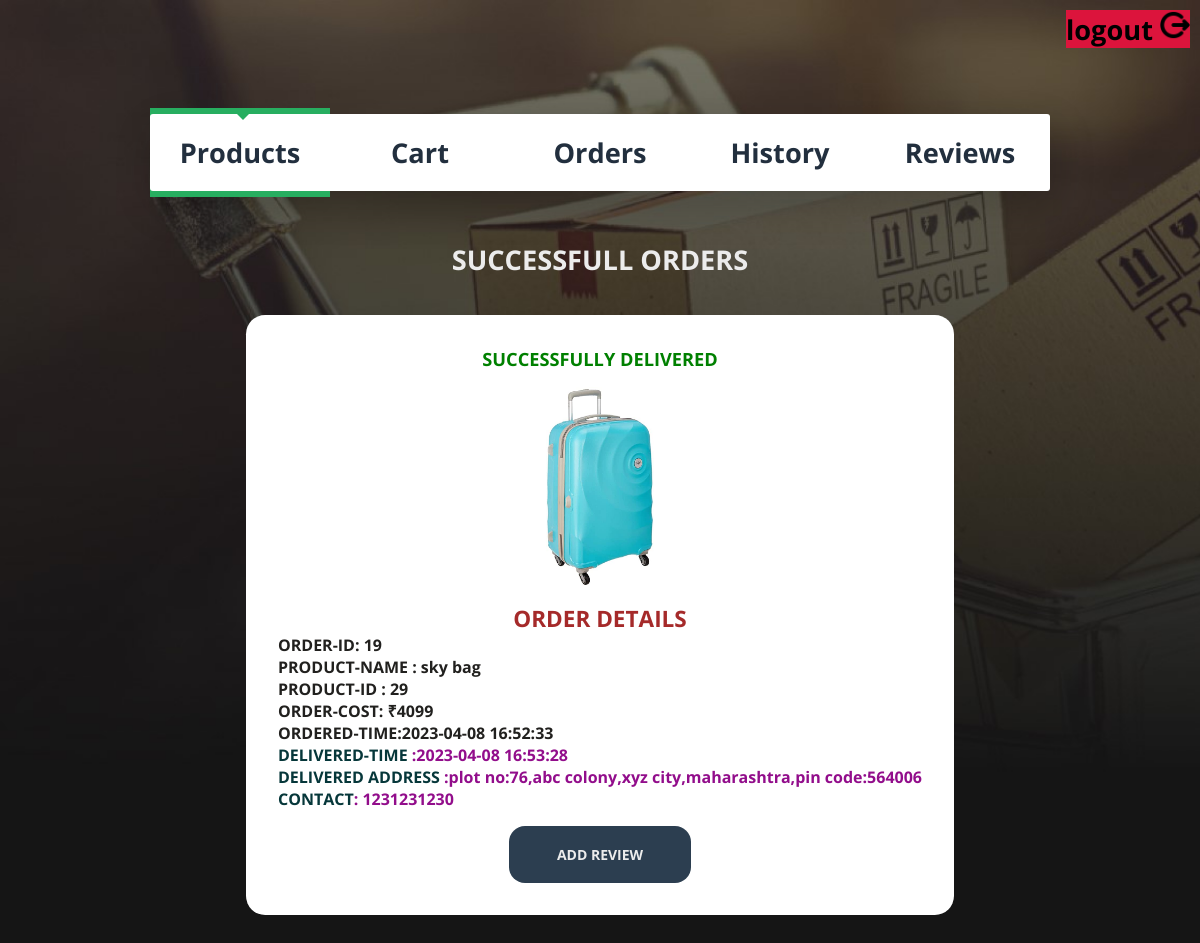
The app's page /project/client/view_delivered_orders.php (signed in) with its own data.
### tables this page shows
CREATE TABLE `delivered_orders` (
  `orderid` int(11) NOT NULL,
  `clientid` int(11) NOT NULL,
  `proid` int(11) NOT NULL,
  `delivered_date` timestamp NOT NULL DEFAULT current_timestamp(),
  `ordered_date` timestamp NOT NULL DEFAULT current_timestamp()
);

CREATE TABLE `product` (
  `proid` int(11) NOT NULL,
  `name` varchar(80) NOT NULL,
  `price` float NOT NULL,
  `details` text NOT NULL,
  `imgpath` varchar(200) NOT NULL,
  `created_date` timestamp NOT NULL DEFAULT current_timestamp(),
  `userid` int(50) NOT NULL
);

CREATE TABLE `client` (
  `userid` int(11) NOT NULL,
  `username` varchar(100) NOT NULL,
  `password` varchar(100) NOT NULL,
  `created_date` timestamp NOT NULL DEFAULT current_timestamp() ON UPDATE current_timestamp(),
  `adr` text NOT NULL,
  `phn` varchar(20) NOT NULL
);

### project/client/view_delivered_orders.php (the view, shortened to what this page needs)
<!DOCTYPE html><html lang="en">
<head>
<link rel="stylesheet" type="text/css" href="style_products.css">
<link rel="stylesheet" href="https://cdn.jsdelivr.net/npm/bootstrap-icons@1.7.2/font/bootstrap-icons.css">
</head><body></body></html>
<?php
 include_once "../shared/connection.php";
 $userid=$_SESSION['userdata']['userid'];
 $query="SELECT * FROM delivered_orders JOIN product ON delivered_orders.proid = product.proid INNER JOIN client ON client.userid =delivered_orders.clientid where client.userid=$userid";
 $sql_cursor=mysqli_query($conn,$query);
echo " <section class='products'>
           <h4 style='text-align: center'> SUCCESSFULL ORDERS </h4>
           <div class='all-products'>";
        while($row=mysqli_fetch_assoc($sql_cursor))
        {   $orderid=$row['orderid'];
            $proid=$row['proid'];
            $name=$row['name'];
            $price=$row['price'];
            $imgpath=$row['imgpath'];
           $adr_client=$row['adr'];
           $phn_client=$row['phn'];
           $ordered_date=$row['ordered_date'];
           $delivered_date=$row['delivered_date'];
            echo "
       <div class='product' style='width:fit-content'>
            <h6 style='color: green;'> SUCCESSFULLY DELIVERED </h6>
            <img src='$imgpath'>
            <div class='product-info'>
                 <h5 style='color: brown;'> ORDER DETAILS </h5>
                    <p style='font-size:medium; text-align: left;'> ORDER-ID: $orderid</P>
                    <p style='font-size:medium;text-align: left;'> PRODUCT-NAME : $name </P>
                    <p style='font-size:medium;text-align: left;'> PRODUCT-ID : $proid</P>
                    <p style='font-size:medium;text-align: left;'> ORDER-COST: ₹$price</p>
                    <p style='font-size:medium;text-align: left;'> ORDERED-TIME:$ordered_date</p>
                    <p  style='color:rgb(146, 13, 139);font-size: medium;text-align: left;'>  <span  style='color:rgb(6, 55, 58);font-size: medium;'> DELIVERED-TIME </span> :$delivered_date </p>
                    <p  style='color:rgb(146, 13, 139);font-size: medium;text-align: left;'>  <span  style='color:rgb(6, 55, 58);font-size: medium;'> DELIVERED ADDRESS </span> :$adr_client </p>
                    <p style='color:rgb(146, 13, 139);font-size: medium;text-align: left;' >  <span style='color:rgb(6, 55, 58);font-size: medium;'> CONTACT</span>: $phn_client</p>
                    <a class='btn' href='make_review.php?orderid=$orderid & proid=$proid'> ADD REVIEW  </a>
            </div>
      </div>";
        }
echo "</div>
</section>";
?>

### project/client/style_products.css (style rules this page uses)
* { margin: 0; padding: 0; box-sizing: border-box; }
body { font-size: 1.7rem; font-family: 'Merriweather Sans', sans-serif; background: #2c3e50; color: #ececec; padding: 4rem; }
h2,h4 { text-align: center; margin-bottom: 5px; }
h6,h6 { text-align: center; }
.all-products { display: flex; align-items: center; justify-content: center; flex-wrap: wrap; }
.product { overflow: hidden; background: #ffffff; color: #21201e; text-align: center; width: 400px; height: fit-content; padding: 2rem; display: flex; flex-direction: column; align-items: center; justify-content: center; border-radius: 1.2rem; margin: 2rem; }
.product img { height: 200px; margin: 1rem; transition: all 0.3s; }
.product a:link, .product a:visited { color: #ececec; display: inline-block; text-decoration: none; background-color: #2c3e50; padding: 1.2rem 3rem; border-radius: 1rem; margin-top: 1rem; font-size: 14px; transition: all 0.3s; }

### project/client/style_nav.css (style rules this page uses)
.Nav-item:nth-child(1).is-active ~ .Nav-item:last-child:after { left: 0%; }
.Nav-item:nth-child(1).is-active ~ .Nav-item:last-child:before { left: 10%; }
.NavMain-list { margin: 50px auto; width: 900px; padding: 0; list-style: none; position: relative; z-index: 0; }
.Nav-item { display: block; float: left; margin: 0; padding: 0; width: 20%; text-align: center; overflow: hidden; background: #fff; }
.Nav-item:first-child { border-radius: 3px 0 0 3px; }
.Nav-item a { box-sizing: content-box; padding: 20px 0; color: #222f3e; font-weight: bold; text-decoration: none; display: block; position: relative; text-align: center; }
.Nav-item.is-active a { background-position: 0px 0px; }
*, *:before, *:after { box-sizing: border-box; transition: all 1.3s ease; font-family: 'Open Sans', sans-serif; font-weight: bold; }
.NavMain-list:before, .NavMain-list:after { content: " "; display: table; }
.NavMain-list:after { clear: both; }
.NavMain-list { box-shadow: 5px 15px 40px rgba(0, 0, 0, 0.2); border-radius: 10px; }
.Nav-item:last-child { border-radius: 0 3px 3px 0; }
.Nav-item:last-child:before { content: ''; display: block; width: 0; height: 0; border: 6px solid transparent; border-top-color: #27ae60; position: absolute; top: 0; left: 10%; margin-left: -3px; }
.Nav-item:last-child:after { content: ''; display: block; position: absolute; width: 20%; background: #27ae60; top: -6px; bottom: -6px; left: 0; z-index: -1; }

### project/client/view_delivered_orders.php (style rules this page uses)
body { background-image: url(2.jpg); background-repeat: no-repeat; background-size: cover; }

### records on screen
delivered_orders: proid.imgpath (picture), orderid "19", proid.name "sky bag", proid.proid "29", proid.price "4099", ordered_date "2023-04-08 16:52:33", delivered_date "2023-04-08 16:53:28", clientid.adr "plot no:76,abc colony,xyz city,maharashtra,pin code:564006", clientid.phn "1231231230"
